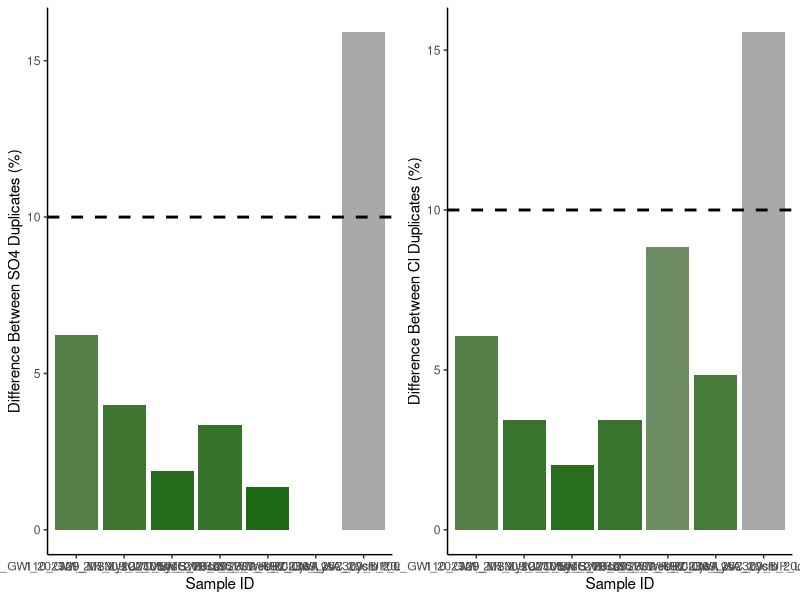
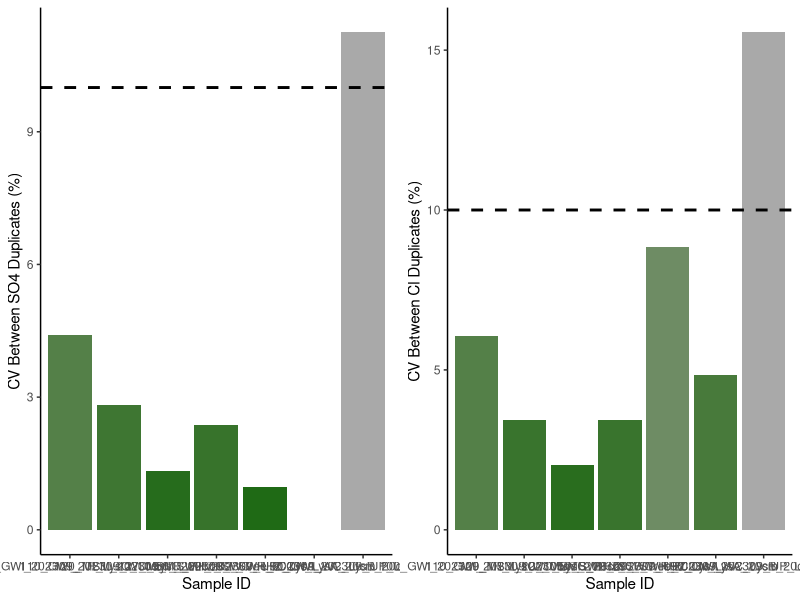
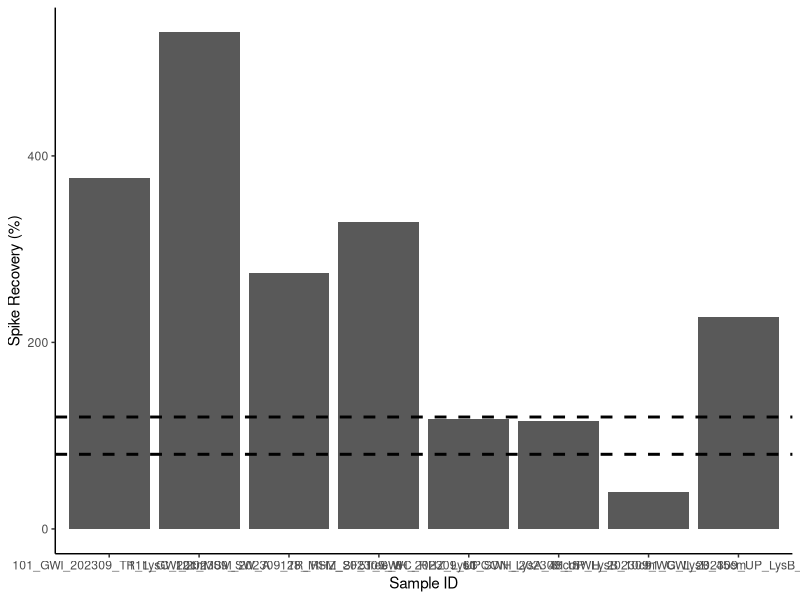

Reproduce these figures in R, in order. (Note: this script raises an error after producing the figures.)
## ---- chunk 1
knitr::opts_chunk$set(echo = TRUE)

## Load data.table package
library(data.table)
library(ggplot2)
library(dplyr)
library(data.table)
library(matrixStats)
library(gridExtra)
library(ggpubr)
library(grid)
library(stringr)
## ---- chunk 2
# SULFATE DATA: 

## Read in raw data file from Dionex - copied and saved as a txt
Sdat <- read.table("Raw Data/COMPASS_Synoptic_CB_MonMon_202309_SO4a.txt",sep='\t' , header=T, skip=3)
head(Sdat)

## Only keep the columns that we need 
Sdat <- Sdat[ ,c(2,5)] # dont need this here 
head(Sdat)

## Name the columns correctly 
colnames(Sdat) <- c( "Sample_ID", "SO4_ppm")
Sdat$Sample_ID <- as.factor(Sdat$Sample_ID)
Sdat$SO4_ppm <- as.numeric(Sdat$SO4_ppm)
Sdat <- as.data.frame(Sdat)
head(Sdat)

#Chloride data 
## Read in raw data file from Dionex - copied and saved as a txt
Cldat <- read.table("Raw Data/COMPASS_Synoptic_CB_MonMon_202309_Cla.txt",sep='\t' , header=T, skip=3)
head(Cldat)

## Only keep the columns that we need 
Cldat <- Cldat[ ,c(2,5)]
head(Cldat)

## Name the columns correctly 
colnames(Cldat) <- c( "Sample_ID", "Cl_ppm")
Cldat$Sample_ID <- as.factor(Cldat$Sample_ID)
Cldat$Cl_ppm <- as.numeric(Cldat$Cl_ppm)
Cldat <- as.data.frame(Cldat)
head(Cldat) 


## Bring the data back together: 
all_dat <- merge(Sdat, Cldat, by="Sample_ID")
head(all_dat)

## Remove empty lines 
all_dat <- all_dat[!(is.na(all_dat$Sample_ID) | all_dat$Sample_ID==""), ]
head(all_dat)

all_dat <- droplevels(all_dat[!all_dat$Sample_ID == 'Lab Blank',])

## If there is an n.a. in the dataframe that is because there was no peak, which 
# would mean there was no Cl or SO4 and we want to know that so make all n.a.'s into zeros
all_dat[is.na(all_dat)] <- 0
head(all_dat)

## ---- chunk 3
stds <- all_dat[grepl("Standard", all_dat$Sample_ID),]
#stds <- stds[-c(17),]   #this is if you need to remove one for any reason
head(stds)

stds_chk_S <- stds %>%
	group_by(Sample_ID) %>%
	summarise(mean = mean(SO4_ppm), sd = sd(SO4_ppm))
stds_chk_S$cv <- (stds_chk_S$sd/stds_chk_S$mean)*100
stds_chk_S$flag <-  ifelse(stds_chk_S$cv <5, 'YES', 'NO, rerun')
head(stds_chk_S)

stds_chk_Cl <- stds %>%
	group_by(Sample_ID) %>%
	summarise(mean = mean(Cl_ppm), sd = sd(Cl_ppm))
stds_chk_Cl$cv <- (stds_chk_Cl$sd/stds_chk_Cl$mean)*100
stds_chk_Cl$flag <-  ifelse(stds_chk_Cl$cv <5, 'YES', 'NO, rerun')
head(stds_chk_Cl)

## ---- chunk 4
#remove standards from sample dataframe
sampledat <- all_dat[!grepl("Standard", all_dat$Sample_ID),]
head(sampledat)

# Constants needed for calculations: 
clmw <- 35.45     #molecular weight of Chloride: 35.45 
smw <- 32.06      #molecular weight of sulfur: 32.06


# Convert ppm to mmol/L
sampledat$SO4_mM <- (sampledat$SO4_ppm / smw)
sampledat$Cl_mM <- (sampledat$Cl_ppm / clmw)


# Calculate Salinity 
# calculated using the Knudsen equation 
# Salinity = 0.03 + 1.8050 * Chlorinity
# Ref: A Practical Handbook of Seawater Analysis by Strickland & Parsons (P. 11)
# =((1.807*Cl_ppm)+0.026)/1000
sampledat$salinity <- ((1.8070 * sampledat$Cl_ppm) + 0.026) / 1000


head(sampledat)
## ---- chunk 5
#Show me the data that we have from the calculations 
head(sampledat)

#pull out any rows that have "dup" in the SampleID column
dups <- sampledat %>%  
  filter(str_detect(Sample_ID, "dup"))      #have to change this to match data
head(dups)

#remove these from sample dataframe in a new dataframe
sampledat2 <- sampledat %>%  
  filter(!str_detect(Sample_ID, "dup")) %>%  
  filter(!str_detect(Sample_ID, "spk")) 
head(sampledat2)

#remove the dup from these IDs so we will have duplicate sample names
dups$Sample_ID<-gsub("_dup","",as.character(dups$Sample_ID))
dups <- dups[ ,-c(2,3)]
colnames(dups) <- c('Sample_ID', 'SO4_mM_dup', "Cl_mM_dup", "salinity_dup")
head(dups)

#put it back together with the old data set and look for duplicates 
QAdups <- merge(sampledat2, dups)
head(QAdups)

QAdups$SO4_dups_chk <- ((abs(QAdups$SO4_mM-QAdups$SO4_mM_dup))/((QAdups$SO4_mM+QAdups$SO4_mM_dup)/2))*100
QAdups$SO4_dups_flag <-  ifelse(QAdups$SO4_dups_chk <10, 'YES', 'NO, rerun')

QAdups$Cl_dups_chk <- ((abs(QAdups$Cl_mM-QAdups$Cl_mM_dup))/((QAdups$Cl_mM+QAdups$Cl_mM_dup)/2))*100
QAdups$Cl_dups_flag <-  ifelse(QAdups$Cl_dups_chk <10, 'YES', 'NO, rerun')

head(QAdups)

#plot dups output as a bar graph to easily check - want any over 10% to be red need to work on this 
Sdupsbar <- ggplot(data = QAdups, aes(x = Sample_ID, y = SO4_dups_chk, fill=SO4_dups_chk)) +
       geom_bar(stat = 'identity') + 
        scale_fill_gradient2(low='darkgreen', mid='darkgreen', high='darkgrey', space='Lab') + 
        theme_classic() + labs(x= "Sample ID", y="Difference Between SO4 Duplicates (%)") + 
        theme(legend.position="none") +  geom_hline(yintercept=10, linetype="dashed", 
                color = "black", size=1)


Cldupsbar <- ggplot(data = QAdups, aes(x = Sample_ID, y = Cl_dups_chk, fill=Cl_dups_chk)) +
       geom_bar(stat = 'identity') + 
        scale_fill_gradient2(low='darkgreen', mid='darkgreen', high='darkgrey', space='Lab') + 
        theme_classic() + labs(x= "Sample ID", y="Difference Between Cl Duplicates (%)") + 
        theme(legend.position="none") +  geom_hline(yintercept=10, linetype="dashed", 
                color = "black", size=1)

ggarrange(Sdupsbar, Cldupsbar,ncol=2, nrow=1)

#check for percent of no, reruns to see if it  would warrant reruns 
Perc_dups <- QAdups %>% 
  group_by(SO4_dups_flag) %>%
  summarise(S_no_rows = length(SO4_dups_flag)) 
Perc_dups1 <- QAdups %>% 
  group_by(Cl_dups_flag) %>%
  summarise(Cl_no_rows = length(Cl_dups_flag))
colnames(Perc_dups) <- c("Flag", "S_no_rows")
Perc_dups <- Perc_dups[-c(3),] 
colnames(Perc_dups1) <- c("Flag", "Cl_no_rows")
Perc_dups2 <- cbind(Perc_dups, Perc_dups1)

Perc_dups2$Total <- length(QAdups$SO4_dups_flag)
Perc_dups2$S_Percent <- (Perc_dups2$S_no_rows / Perc_dups2$Total)*100
Perc_dups2$Cl_Percent <- (Perc_dups2$Cl_no_rows / Perc_dups2$Total)*100
head(Perc_dups2)


## ---- chunk 6
#the cv 
# calculate the sd bewteen the two duplicates then divide by the mean and multiply by 100 

df2 <- as.data.frame(QAdups$SO4_mM)
df2$dups <- QAdups$SO4_mM_dup

df2$sds <- apply(df2,1,sd)

QAdups$SO4_dups_cv <- (df2$sds)/((QAdups$SO4_mM+QAdups$SO4_mM_dup)/2) * 100
QAdups$SO4_dups_cv_flag <-  ifelse(QAdups$SO4_dups_cv <11, 'YES', 'NO, rerun')

head(QAdups)

#plot dups output as a bar graph to easily check - want any over 10% to be red need to work on this 
Sdupsbar <- ggplot(data = QAdups, aes(x = Sample_ID, y = SO4_dups_cv, fill=SO4_dups_chk)) +
       geom_bar(stat = 'identity') + 
        scale_fill_gradient2(low='darkgreen', mid='darkgreen', high='darkgrey', space='Lab') + 
        theme_classic() + labs(x= "Sample ID", y="CV Between SO4 Duplicates (%)") + 
        theme(legend.position="none") +  geom_hline(yintercept=10, linetype="dashed", 
                color = "black", size=1)


Cldupsbar <- ggplot(data = QAdups, aes(x = Sample_ID, y = Cl_dups_chk, fill=Cl_dups_chk)) +
       geom_bar(stat = 'identity') + 
        scale_fill_gradient2(low='darkgreen', mid='darkgreen', high='darkgrey', space='Lab') + 
        theme_classic() + labs(x= "Sample ID", y="CV Between Cl Duplicates (%)") + 
        theme(legend.position="none") +  geom_hline(yintercept=10, linetype="dashed", 
                color = "black", size=1)

ggarrange(Sdupsbar, Cldupsbar,ncol=2, nrow=1)

#check for percent of no, reruns to see if it  would warrant reruns 
Perc_dups <- QAdups %>% 
  group_by(SO4_dups_flag) %>%
  summarise(S_no_rows = length(SO4_dups_flag)) 
Perc_dups1 <- QAdups %>% 
  group_by(Cl_dups_flag) %>%
  summarise(Cl_no_rows = length(Cl_dups_flag))
colnames(Perc_dups) <- c("Flag", "S_no_rows")
Perc_dups <- Perc_dups[-c(3),] 
colnames(Perc_dups1) <- c("Flag", "Cl_no_rows")
Perc_dups2 <- cbind(Perc_dups, Perc_dups1)

Perc_dups2$Total <- length(QAdups$SO4_dups_flag)
Perc_dups2$S_Percent <- (Perc_dups2$S_no_rows / Perc_dups2$Total)*100
Perc_dups2$Cl_Percent <- (Perc_dups2$Cl_no_rows / Perc_dups2$Total)*100
head(Perc_dups2)


## ---- chunk 7
#Show me the data that we have from the calculations 
head(sampledat)

#pull out any rows that have "spk" in the SampleID column
spks <- sampledat %>%  
  filter(str_detect(Sample_ID, "spk"))      #have to change this to match data
head(spks)

#remove the dup from these IDs so we will have duplicate sample names
spks$Sample_ID<-gsub("_spk","",as.character(spks$Sample_ID))
spks <- spks[ ,-c(2,3, 5,6)]
colnames(spks) <- c('Sample_ID', 'SO4_mM_spk')
head(spks)

#put it back together with the old data set and look for duplicates 
QAspks <- merge(sampledat, spks)
head(QAspks)

#now we need to calculate the spike concentration and calculate the spike recovery
spkconc <- (250/smw)    # in mM
spkvol <- 10             # in uL
spkvol <- spkvol/1000000 
#spike for these samples was 10uL of the 250mM standard
QAspks$SO4_spk_Conc <- (spkconc)*spkvol         # mmoles of SO4 
head(QAspks)

#need to determine dilution factors and initial amount of sample added
#if your samples are all the same dilution just use the first line 
#for Steph / COMPASS this depends on the site so... 
QAspks$Dilution <- 1
QAspks$Dilution <-  ifelse(str_detect(QAspks$Sample_ID, "MSM_202306_UP"), 50, QAspks$Dilution)
QAspks$Dilution <-  ifelse(str_detect(QAspks$Sample_ID, "MSM_202306_TR"), 50, QAspks$Dilution)
QAspks$Dilution <-  ifelse(str_detect(QAspks$Sample_ID, "MSM_202306_WC"), 100, QAspks$Dilution)
QAspks$Dilution <-  ifelse(str_detect(QAspks$Sample_ID, "GCrew_202306_UP"), 50, QAspks$Dilution)
QAspks$Dilution <-  ifelse(str_detect(QAspks$Sample_ID, "GCrew_202306_TR"), 50, QAspks$Dilution)
QAspks$Dilution <-  ifelse(str_detect(QAspks$Sample_ID, "GCrew_202306_WC"), 100, QAspks$Dilution)
QAspks$Dilution <-  ifelse(str_detect(QAspks$Sample_ID, "GWI_202306_UP"), 100, QAspks$Dilution)
QAspks$Dilution <-  ifelse(str_detect(QAspks$Sample_ID, "GWI_202306_TR"), 100, QAspks$Dilution)
QAspks$Dilution <-  ifelse(str_detect(QAspks$Sample_ID, "GWI_202306_WC"), 200, QAspks$Dilution)
QAspks$Dilution <-  ifelse(str_detect(QAspks$Sample_ID, "SWH_202306_UP"), 50, QAspks$Dilution)
QAspks$Dilution <-  ifelse(str_detect(QAspks$Sample_ID, "SWH_202306_TR"), 50, QAspks$Dilution)
QAspks$Dilution <-  ifelse(str_detect(QAspks$Sample_ID, "SWH_202306_WC"), 50, QAspks$Dilution)

#Set Sample volumes in uL 
QAspks$SampleVol <- 1
QAspks$SampleVol <-  ifelse(str_detect(QAspks$Sample_ID, "MSM_202306_UP"), 1501, QAspks$SampleVol)
QAspks$SampleVol <-  ifelse(str_detect(QAspks$Sample_ID, "MSM_202306_TR"), 1501, QAspks$SampleVol)
QAspks$SampleVol <-  ifelse(str_detect(QAspks$Sample_ID, "MSM_202306_WC"), 1475, QAspks$SampleVol)
QAspks$SampleVol <-  ifelse(str_detect(QAspks$Sample_ID, "GCrew_202306_UP"), 1501, QAspks$SampleVol)
QAspks$SampleVol <-  ifelse(str_detect(QAspks$Sample_ID, "GCrew_202306_TR"), 1501, QAspks$SampleVol)
QAspks$SampleVol <-  ifelse(str_detect(QAspks$Sample_ID, "GCrew_202306_WC"), 1475, QAspks$SampleVol)
QAspks$SampleVol <-  ifelse(str_detect(QAspks$Sample_ID, "GWI_202306_UP"), 1475, QAspks$SampleVol)
QAspks$SampleVol <-  ifelse(str_detect(QAspks$Sample_ID, "GWI_202306_TR"), 1475, QAspks$SampleVol)
QAspks$SampleVol <-  ifelse(str_detect(QAspks$Sample_ID, "GWI_202306_WC"), 1462, QAspks$SampleVol)
QAspks$SampleVol <-  ifelse(str_detect(QAspks$Sample_ID, "SWH_202306_UP"), 1501, QAspks$SampleVol)
QAspks$SampleVol <-  ifelse(str_detect(QAspks$Sample_ID, "SWH_202306_TR"), 1501, QAspks$SampleVol)
QAspks$SampleVol <-  ifelse(str_detect(QAspks$Sample_ID, "SWH_202306_WC"), 1501, QAspks$SampleVol)

#change sample volume to L 
QAspks$SampleVol <- QAspks$SampleVol/1000000
head(QAspks)

#gives us the total SO4 in the sample in mmoles
QAspks$SO4_Total_unspkd <- (QAspks$SO4_mM/QAspks$Dilution)*(QAspks$SampleVol) 

##total SO4 in spiked sample in mmoles
QAspks$SO4_Total_spkd <- (QAspks$SO4_mM_spk/QAspks$Dilution)*(QAspks$SampleVol+spkvol) 

QAspks$SO4_expctd_spkd <-  (QAspks$SO4_Total_unspkd + QAspks$SO4_spk_Conc)
QAspks$spk_recovery <-    (QAspks$SO4_Total_spkd/QAspks$SO4_expctd_spkd)*100
QAspks$SO4_spks_flag <-  ifelse(QAspks$spk_recovery <=120 & QAspks$spk_recovery >=80 , 'YES', 'NO, rerun')  #fix 

head(QAspks)

#plot spk recoveries output as a bar graph to easily check - want any over 10% to be red need to work on this 
spksbar <- ggplot(data = QAspks, aes(x = Sample_ID, y = spk_recovery)) +
        geom_bar(stat = 'identity') + 
        scale_fill_manual(values=c("lightblue4")) + 
        theme_classic() + labs(x= "Sample ID", y="Spike Recovery (%)") + 
        theme(legend.position="none") +  
        geom_hline(yintercept=80, linetype="dashed", color = "black", size=1) + 
        geom_hline(yintercept=120, linetype="dashed", color = "black", size=1)

spksbar



#check for percent of no, reruns to see if it  would warrant reruns 
Perc_spks <- QAspks %>% 
  group_by(SO4_spks_flag) %>%
  summarise(no_rows = length(SO4_spks_flag)) 
Perc_spks$Total <- length(QAspks$SO4_spks_flag)
Perc_spks$Percent <- (Perc_spks$no_rows / Perc_spks$Total)*100
head(Perc_spks)

## ---- chunk 8
#for steph <- pull out identifiers of the sample names 
#pull the sample ID and separate it by the underscores 
IDs <- data.frame(do.call('rbind', strsplit(as.character(sampledat2$Sample_ID),'_',fixed=TRUE)))
colnames(IDs) <- c("Analysis_No" ,"Site", "Date", "Zone", "Replicate", "Depth", "RHZ", "RHZ_Rep")
head(IDs)

#rejoin them to the dataframe
alldat <- cbind(IDs, sampledat2)
head(alldat)

## ---- chunk 9

write.csv(alldat, file="Processed Data/COMPASS_SynopticCB_PW_Processed_Cl_SO4_202309a.csv")           #Change file name
